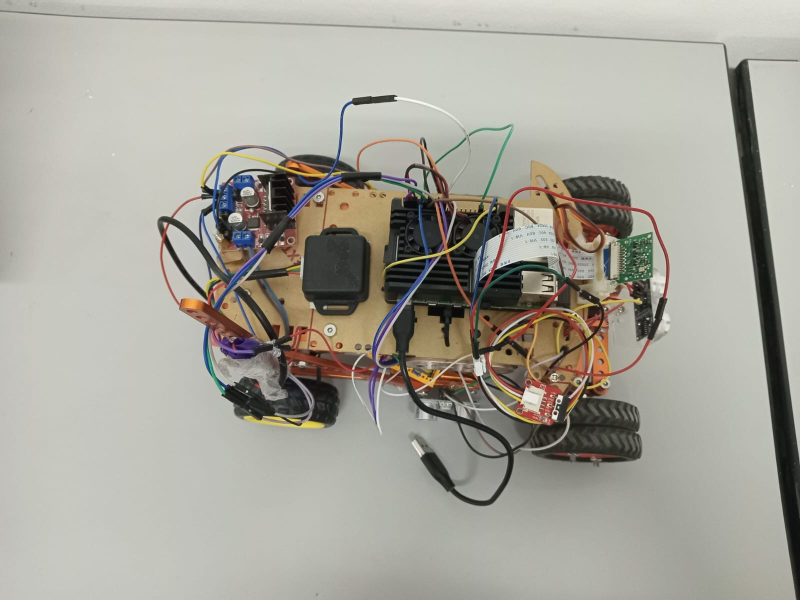
#> input picture Pictures/Car/WhatsApp Image 2023-08-07 at 20.56.37.jpg, 1600 x 1200 px, given in place of the camera (shown at 1/2 size)
$ python c3.py
#> lines starting #> are read from the running program, lines starting #| are printed output that depends on the picture; after the words box and inside, x2 and y2 are one past the last pixel; in counts of white or black regions, pixels touching at a corner belong together
from imutils.video import VideoStream
from imutils.video import FPS
import imutils
import cv2
import numpy as np
def nothing(x):
    pass
cap = cv2.VideoCapture(0)
cap.set(cv2.CAP_PROP_FRAME_WIDTH, 1280)
cap.set(cv2.CAP_PROP_FRAME_HEIGHT, 720)

cv2.namedWindow("Trackbars")
cv2.createTrackbar("test", "frame", 50, 500, nothing)
cv2.createTrackbar("color/gray", "frame", 0, 1, nothing)
cv2.namedWindow("Trackbars")
cv2.createTrackbar("L - H", "Trackbars", 0, 360, nothing)
cv2.createTrackbar("L - S", "Trackbars", 0, 360, nothing)
cv2.createTrackbar("L - V", "Trackbars", 0, 360, nothing)
cv2.createTrackbar("U - H", "Trackbars", 255, 360, nothing)
cv2.createTrackbar("U - S", "Trackbars", 255, 360, nothing)
cv2.createTrackbar("U - V", "Trackbars", 255, 360, nothing)
#Loop
while True:
    _, frame1 = cap.read() #Store Video snap in varialble "frame1"
#> frame1 is the input picture: shape (1200, 1600, 3); mean B, G, R 154.3, 163.7, 166.1
    frame2 = cv2.flip(frame1,-1) # Flip image vertically
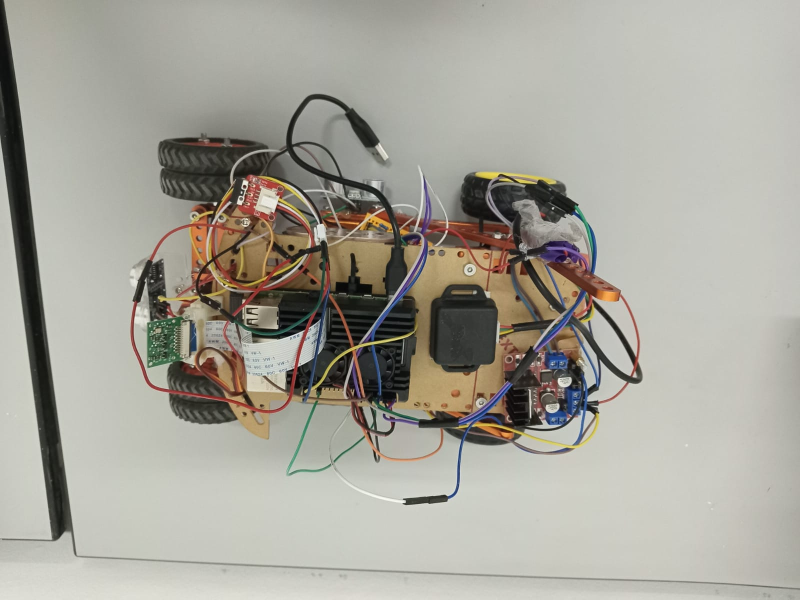
#> frame2: shape (1200, 1600, 3) (shown at 1/2 size); mean B, G, R 154.3, 163.7, 166.1
    frame2 = cv2.flip(frame1, 0) # flip image vertically
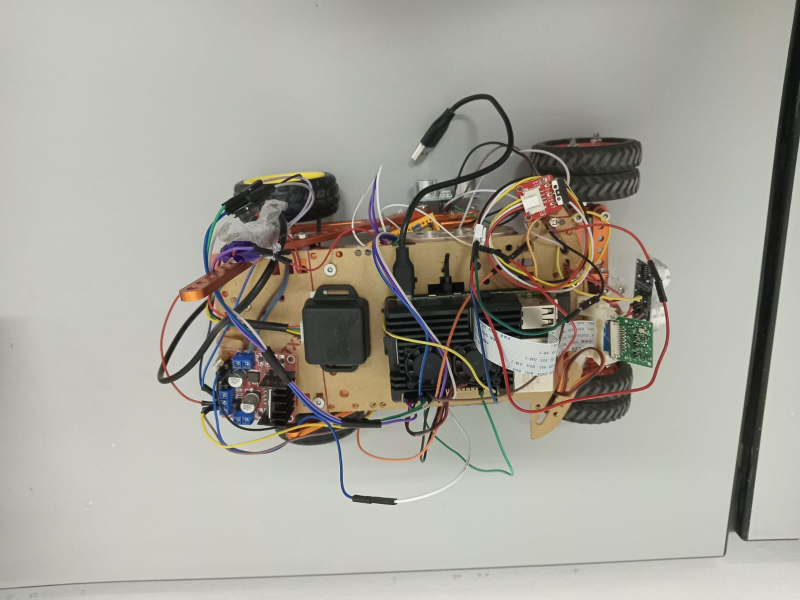
#> frame2: shape (1200, 1600, 3) (shown at 1/2 size); mean B, G, R 154.3, 163.7, 166.1
    frame2 = imutils.resize(frame2, width=400)
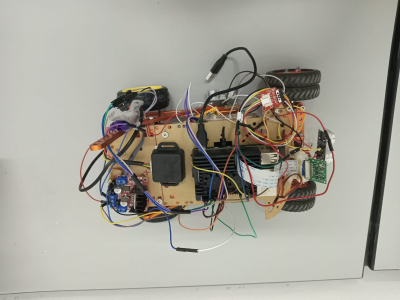
#> frame2: shape (300, 400, 3); mean B, G, R 154.3, 163.7, 166.1
    hsv_frame2 = cv2.cvtColor(frame2, cv2.COLOR_BGR2HSV)
#> hsv_frame2: shape (300, 400, 3); mean H, S, V 33.8, 26, 167.8
    l_h = cv2.getTrackbarPos("L - H", "Trackbars")
    l_s = cv2.getTrackbarPos("L - S", "Trackbars")
    l_v = cv2.getTrackbarPos("L - V", "Trackbars")
    u_h = cv2.getTrackbarPos("U - H", "Trackbars")
    u_s = cv2.getTrackbarPos("U - S", "Trackbars")
    u_v = cv2.getTrackbarPos("U - V", "Trackbars")
    blurred_frame = cv2.GaussianBlur(frame1, (5, 5), 0)
#Creat Mask
    low = np.array([l_h,l_s,l_v])
    high = np.array([u_h,u_s,u_v])
    mask = cv2.inRange(hsv_frame2,low,high)
#> mask: shape (300, 400); every value is 255
#Contors
    contours, _ = cv2.findContours(mask, cv2.RETR_TREE, cv2.CHAIN_APPROX_NONE)
#> contours = 1 contour; box (x1, y1, x2, y2) and area: (0, 0, 400, 300) 119301
    for contour in contours:
        cv2.drawContours(frame2, contour, -1, (0, 255, 0), 2)
#> this loop made 1 pass
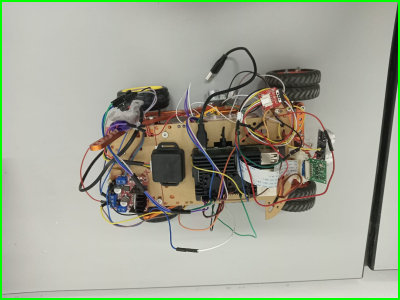
#> frame2: shape (300, 400, 3); 2.32% of pixels changed, all inside (x1, y1, x2, y2) = (0, 0, 400, 300)
    #Printing frames
    cv2.imshow("IN Frame", frame2)
    cv2.imshow("Masked Image", mask)
#Exit Key
    key = cv2.waitKey(100)
#> (key Esc is pressed here)
    if key ==27:
        break
cv2.destroyAllWindows()
cap.release()

$ run again, on Pictures/Car/WhatsApp Image 2023-08-07 at 20.56.372.jpg
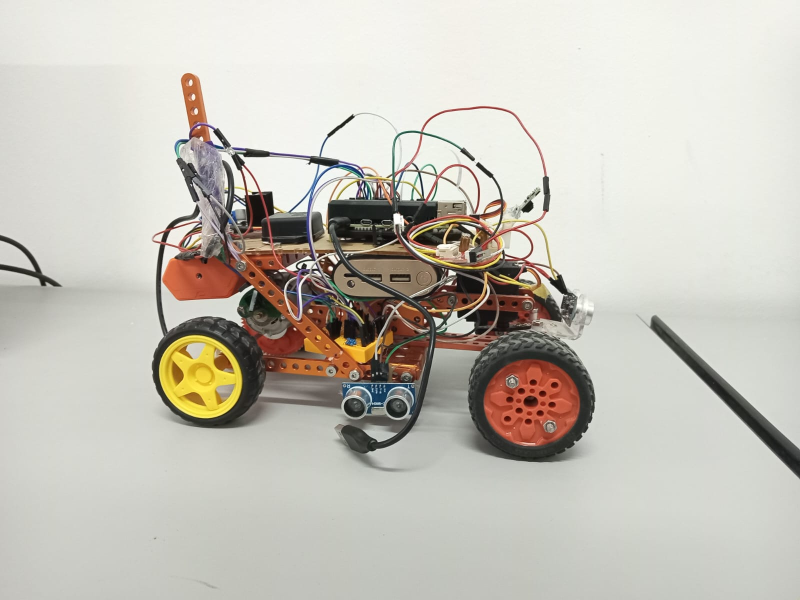
#> input picture Pictures/Car/WhatsApp Image 2023-08-07 at 20.56.372.jpg, 1600 x 1200 px, given in place of the camera (shown at 1/2 size)
#> frame1 is the input picture: shape (1200, 1600, 3); mean B, G, R 185, 194.2, 198
#> `frame2 = imutils.resize(frame2, width=400)`:
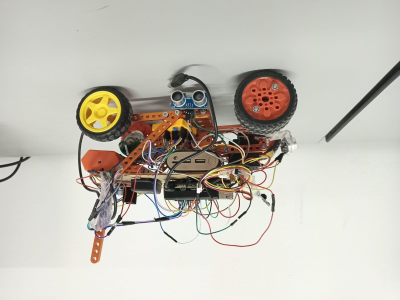
#> frame2: shape (300, 400, 3); mean B, G, R 185, 194.2, 198
#> hsv_frame2: shape (300, 400, 3); mean H, S, V 34, 23.6, 199.5
#> mask: shape (300, 400); every value is 255
#> contours = 1 contour; box (x1, y1, x2, y2) and area: (0, 0, 400, 300) 119301
#> the loop `for contour in contours:` made 1 pass
#> after the loop `for contour in contours:`:
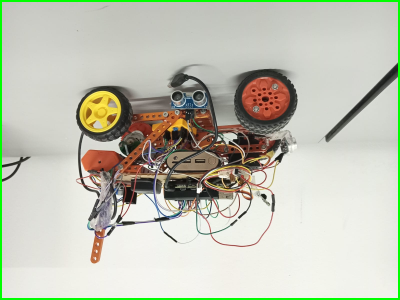
#> frame2: shape (300, 400, 3); 2.32% of pixels changed, all inside (x1, y1, x2, y2) = (0, 0, 400, 300)

$ run again, on Pictures/Car/WhatsApp Image 2023-08-07 at 20.56.383.jpg
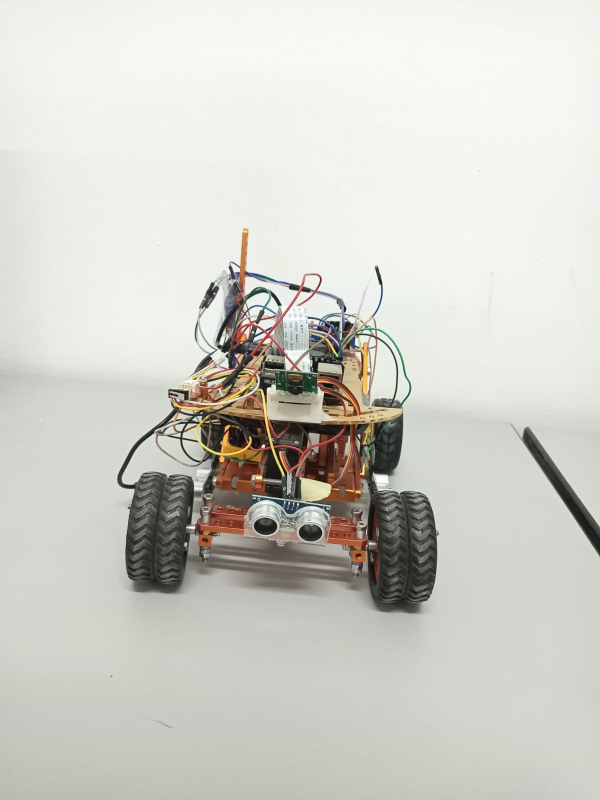
#> input picture Pictures/Car/WhatsApp Image 2023-08-07 at 20.56.383.jpg, 1200 x 1600 px, given in place of the camera (shown at 1/2 size)
#> frame1 is the input picture: shape (1600, 1200, 3); mean B, G, R 200.4, 207.6, 207.8
#> `frame2 = imutils.resize(frame2, width=400)`:
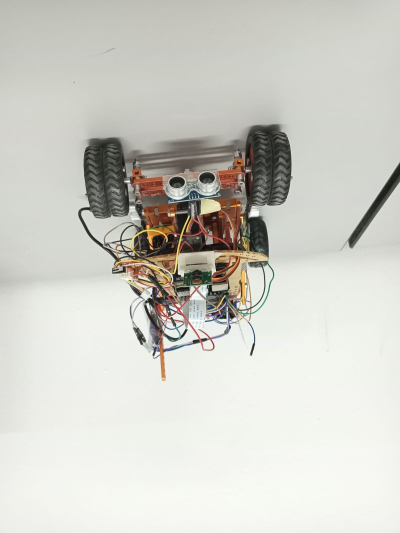
#> frame2: shape (533, 400, 3); mean B, G, R 200.4, 207.6, 207.8
#> hsv_frame2: shape (533, 400, 3); mean H, S, V 37.2, 14.6, 209.6
#> mask: shape (533, 400); every value is 255
#> contours = 1 contour; box (x1, y1, x2, y2) and area: (0, 0, 400, 533) 212268
#> the loop `for contour in contours:` made 1 pass
#> after the loop `for contour in contours:`:
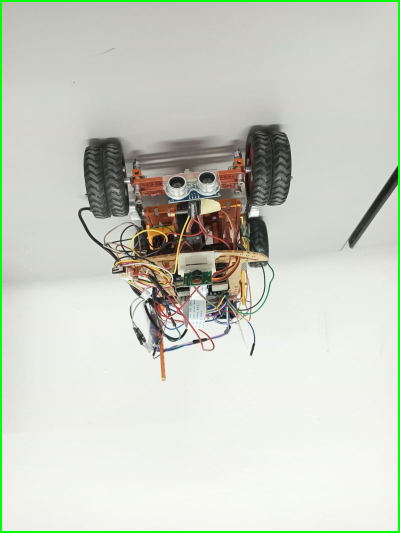
#> frame2: shape (533, 400, 3); 1.74% of pixels changed, all inside (x1, y1, x2, y2) = (0, 0, 400, 533)

$ run again, on Pictures/Car/WhatsApp Image 2023-08-07 at 20.56.394.jpg
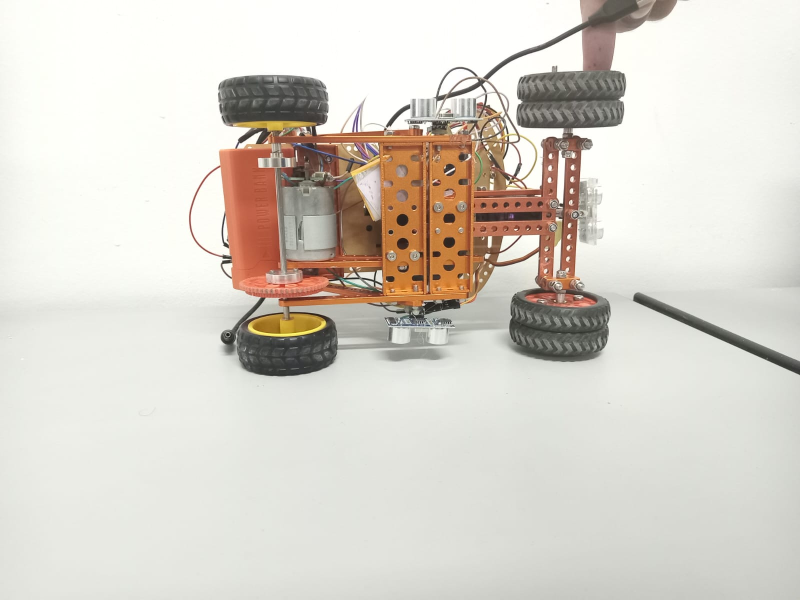
#> input picture Pictures/Car/WhatsApp Image 2023-08-07 at 20.56.394.jpg, 1600 x 1200 px, given in place of the camera (shown at 1/2 size)
#> frame1 is the input picture: shape (1200, 1600, 3); mean B, G, R 203.2, 212, 217.3
#> `frame2 = imutils.resize(frame2, width=400)`:
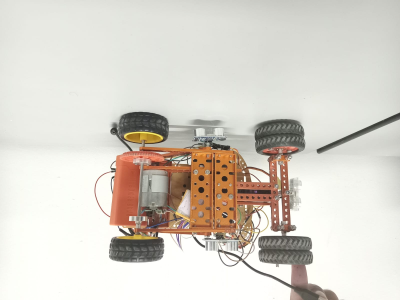
#> frame2: shape (300, 400, 3); mean B, G, R 203.2, 212, 217.3
#> hsv_frame2: shape (300, 400, 3); mean H, S, V 32.2, 21.1, 218.2
#> mask: shape (300, 400); every value is 255
#> contours = 1 contour; box (x1, y1, x2, y2) and area: (0, 0, 400, 300) 119301
#> the loop `for contour in contours:` made 1 pass
#> after the loop `for contour in contours:`:
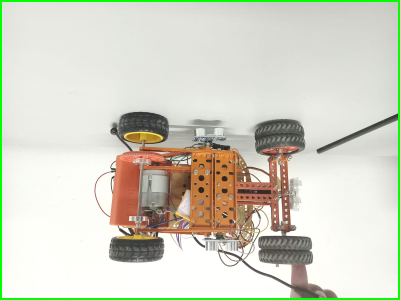
#> frame2: shape (300, 400, 3); 2.32% of pixels changed, all inside (x1, y1, x2, y2) = (0, 0, 400, 300)
